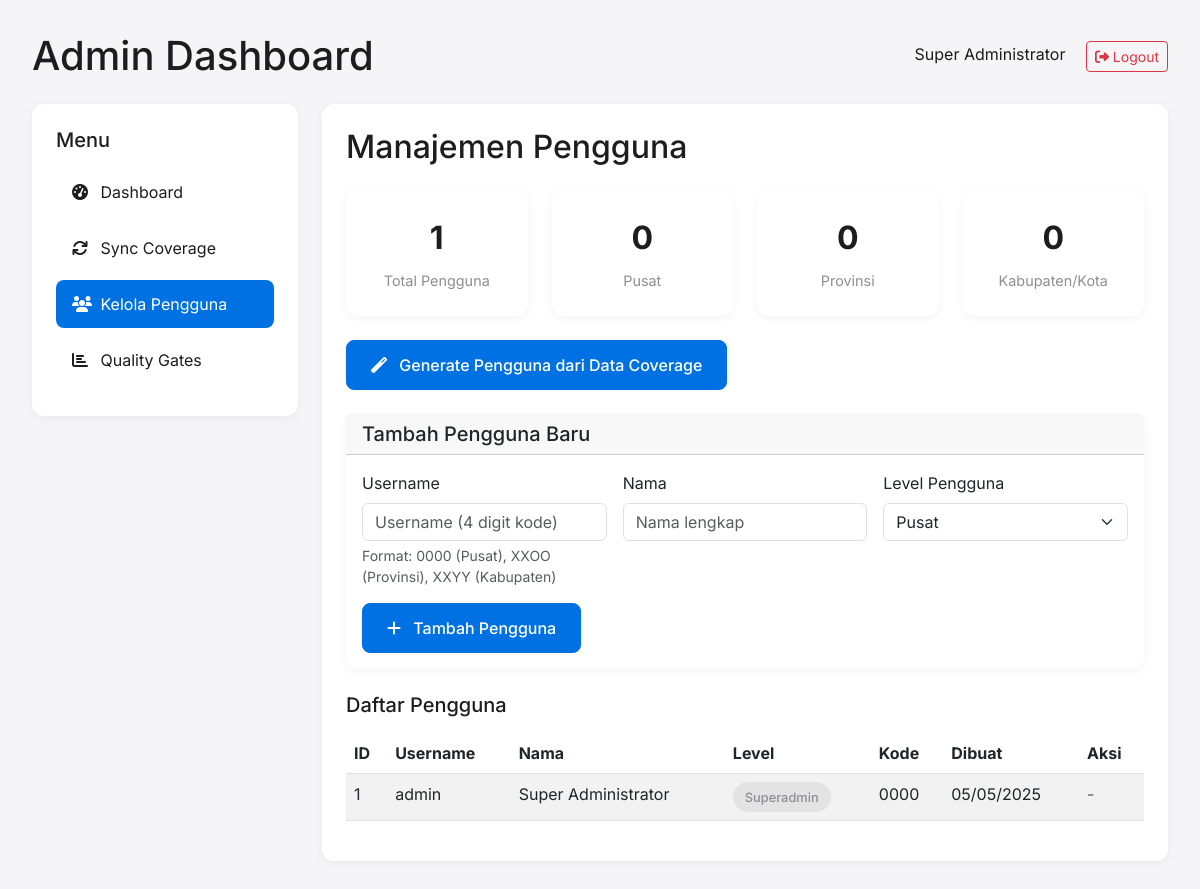
/admin/manage_users.php (signed in), run on the app's committed database.
### tables this page shows
CREATE TABLE users (
    id INT AUTO_INCREMENT PRIMARY KEY,
    username VARCHAR(10) NOT NULL UNIQUE,
    password VARCHAR(255) NOT NULL,
    name VARCHAR(255) NOT NULL,
    user_level ENUM('superadmin', 'pusat', 'provinsi', 'kabkot') NOT NULL,
    prov_code VARCHAR(2) DEFAULT '00',
    kab_code VARCHAR(2) DEFAULT '00',
    created_at TIMESTAMP DEFAULT CURRENT_TIMESTAMP,
    updated_at TIMESTAMP DEFAULT CURRENT_TIMESTAMP ON UPDATE CURRENT_TIMESTAMP
);

### admin/manage_users.php (the view, shortened to what this page needs)
<?php
require_once '../config.php';
$users = [];
$result = $conn->query("SELECT * FROM users ORDER BY user_level, username");
if ($result) {
    while ($row = $result->fetch_assoc()) {
        $users[] = $row;
    }
}
$userStats = [
    'total' => count($users),
    'pusat' => 0,
    'provinsi' => 0,
    'kabkot' => 0
];
?>
<!DOCTYPE html>
<html lang="en">
<head>
    <link rel="stylesheet" href="https://cdn.jsdelivr.net/npm/bootstrap@5.3.0/dist/css/bootstrap.min.css">
    <link rel="stylesheet" href="https://cdnjs.cloudflare.com/ajax/libs/font-awesome/6.4.0/css/all.min.css">
    <link rel="stylesheet" href="https://cdn.datatables.net/1.11.5/css/dataTables.bootstrap5.min.css">
</head>
<body>
    <div class="admin-container">
        <div class="d-flex align-items-center justify-content-between mb-4">
            <h1 class="mb-0">Admin Dashboard</h1>
            <div>
                <span class="me-3"><?php echo $_SESSION['name']; ?></span>
                <a href="../logout.php" class="btn btn-sm btn-outline-danger">
                    <i class="fas fa-sign-out-alt"></i> Logout
                </a>
            </div>
        </div>
        <div class="row g-4">
            <div class="col-md-3">
                <div class="sidebar">
                    <h5 class="mb-3">Menu</h5>
                    <div class="nav flex-column">
                        <a href="index.php" class="nav-link">
                            <i class="fas fa-tachometer-alt"></i> Dashboard
                        </a>
                        <a href="sync_coverage.php" class="nav-link">
                            <i class="fas fa-sync"></i> Sync Coverage
                        </a>
                        <a href="manage_users.php" class="nav-link active">
                            <i class="fas fa-users"></i> Kelola Pengguna
                        </a>
                        <a href="../index.php" class="nav-link">
                            <i class="fas fa-chart-bar"></i> Quality Gates
                        </a>
                    </div>
                </div>
            </div>
            <div class="col-md-9">
                <div class="content">
                    <h2 class="mb-4">Manajemen Pengguna</h2>
                    <div class="row mb-4">
                        <div class="col-md-3">
                            <div class="card card-stat">
                                <div class="stat-value"><?php echo $userStats['total']; ?></div>
                                <div class="stat-label">Total Pengguna</div>
                            </div>
                        </div>
                        <div class="col-md-3">
                            <div class="card card-stat">
                                <div class="stat-value"><?php echo $userStats['pusat']; ?></div>
                                <div class="stat-label">Pusat</div>
                            </div>
                        </div>
                        <div class="col-md-3">
                            <div class="card card-stat">
                                <div class="stat-value"><?php echo $userStats['provinsi']; ?></div>
                                <div class="stat-label">Provinsi</div>
                            </div>
                        </div>
                        <div class="col-md-3">
                            <div class="card card-stat">
                                <div class="stat-value"><?php echo $userStats['kabkot']; ?></div>
                                <div class="stat-label">Kabupaten/Kota</div>
                            </div>
                        </div>
                    </div>
                    <div class="mb-4">
                        <form method="post" action="">
                            <button type="submit" name="generate_users" class="btn btn-primary">
                                <i class="fas fa-magic me-2"></i> Generate Pengguna dari Data Coverage
                            </button>
                        </form>
                    </div>
                    <div class="card mb-4">
                        <div class="card-header">
                            <h5 class="mb-0">Tambah Pengguna Baru</h5>
                        </div>
                        <div class="card-body">
                            <form method="post" action="" class="row g-3">
                                <div class="col-md-4">
                                    <label for="username" class="form-label">Username</label>
                                    <input type="text" class="form-control" id="username" name="username" placeholder="Username (4 digit kode)" required>
                                    <div class="form-text">
                                        Format: 0000 (Pusat), XXOO (Provinsi), XXYY (Kabupaten)
                                    </div>
                                </div>
                                <div class="col-md-4">
                                    <label for="name" class="form-label">Nama</label>
                                    <input type="text" class="form-control" id="name" name="name" placeholder="Nama lengkap" required>
                                </div>
                                <div class="col-md-4">
                                    <label for="user_level" class="form-label">Level Pengguna</label>
                                    <select class="form-select" id="user_level" name="user_level" required>
                                        <option value="pusat">Pusat</option>
                                    </select>
                                </div>
                                <div class="col-12">
                                    <button type="submit" name="add_user" class="btn btn-primary">
                                        <i class="fas fa-plus me-2"></i> Tambah Pengguna
                                    </button>
                                </div>
                            </form>
                        </div>
                    </div>
                    <h5 class="mb-3">Daftar Pengguna</h5>
                    <div class="table-responsive">
                        <table id="usersTable" class="table table-striped">
                            <thead>
                                <tr>
                                    <th>ID</th>
                                    <th>Username</th>
                                    <th>Nama</th>
                                    <th>Level</th>
                                    <th>Kode</th>
                                    <th>Dibuat</th>
                                    <th>Aksi</th>
                                </tr>
                            </thead>
                            <tbody>
                                <?php foreach ($users as $user): ?>
                                <tr>
                                    <td><?php echo $user['id']; ?></td>
                                    <td><?php echo $user['username']; ?></td>
                                    <td><?php echo $user['name']; ?></td>
                                    <td>
                                        <span class="user-badge badge-<?php echo $user['user_level']; ?>">
                                            <?php echo ucfirst($user['user_level']); ?>
                                        </span>
                                    </td>
                                    <td><?php echo $user['prov_code'] . $user['kab_code']; ?></td>
                                    <td><?php echo date('d/m/Y', strtotime($user['created_at'])); ?></td>
                                    <td>
                                        <?php if ($user['user_level'] !== 'superadmin'): ?>
                                        <form method="post" action="" onsubmit="return confirm('Yakin ingin menghapus pengguna ini?');" style="display: inline;">
                                            <input type="hidden" name="user_id" value="<?php echo $user['id']; ?>">
                                            <button type="submit" name="delete_user" class="btn btn-sm btn-danger">
                                                <i class="fas fa-trash"></i>
                                            </button>
                                        </form>
                                        <?php else: ?>
                                        <span class="text-muted">-</span>
                                        <?php endif; ?>
                                    </td>
                                </tr>
                                <?php endforeach; ?>
                            </tbody>
                        </table>
                    </div>
                </div>
            </div>
        </div>
    </div>
</body>
</html>

### admin/manage_users.php (style rules this page uses)
:root { --primary-color: #0071e3; --success-color: #34c759; --warning-color: #ff9f0a; --danger-color: #ff3b30; --neutral-color: #8e8e93; --light-color: #f5f5f7; --dark-color: #1d1d1f; --border-color: #d2d2d7; }
body { font-family: 'Inter', -apple-system, BlinkMacSystemFont, 'Segoe UI', sans-serif; background-color: #f5f5f7; color: #1d1d1f; min-height: 100vh; }
.admin-container { max-width: 1200px; margin: 0 auto; padding: 2rem; }
.sidebar { background-color: white; border-radius: 12px; box-shadow: 0 2px 10px rgba(0,0,0,0.05); padding: 1.5rem; }
.content { background-color: white; border-radius: 12px; box-shadow: 0 2px 10px rgba(0,0,0,0.05); padding: 1.5rem; }
.nav-link { padding: 0.75rem 1rem; border-radius: 8px; margin-bottom: 0.5rem; color: var(--dark-color); transition: all 0.2s ease; }
.nav-link.active { background-color: var(--primary-color); color: white; }
.nav-link i { width: 24px; }
.btn-primary { background-color: var(--primary-color); border-color: var(--primary-color); border-radius: 8px; padding: 0.75rem 1.5rem; font-weight: 500; }
.card { border-radius: 12px; border: none; box-shadow: 0 2px 10px rgba(0,0,0,0.05); transition: all 0.3s ease; }
.card-stat { text-align: center; padding: 1.5rem; }
.stat-value { font-size: 2rem; font-weight: 700; color: var(--dark-color); }
.stat-label { font-size: 0.9rem; color: var(--neutral-color); margin-top: 0.5rem; }
.user-badge { display: inline-block; padding: 0.35rem 0.75rem; border-radius: 100px; font-weight: 500; font-size: 0.8rem; text-align: center; }
.badge-superadmin { background-color: rgba(142,142,147,0.15); color: var(--neutral-color); }

### data on the page
users: id "1", username "admin", name "Super Administrator", user_level "Superadmin", prov_code "00", kab_code "00", created_at "05/05/2025"

### other printed values
$_SESSION['name'] "Super Administrator"
$userStats['total'] "1"
$userStats['pusat'] "0"
$userStats['provinsi'] "0"
$userStats['kabkot'] "0"
